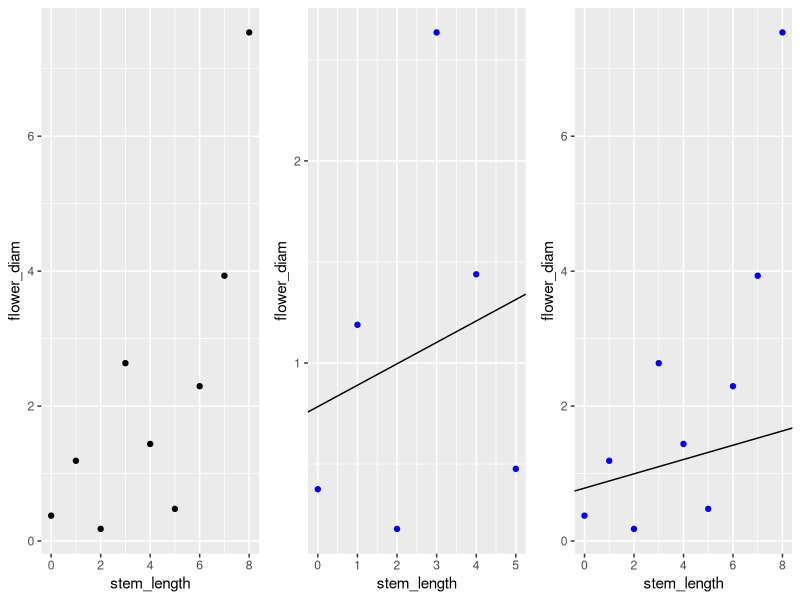

Write R code to recreate this figure.
## ---- chunk 1
library(gridExtra)
library(kableExtra)
library(dplyr)
library(ggplot2)
## ---- chunk 2
## Make table

df<- cbind(1:3)

colnames(df) <- c("Description")
rownames(df) <- c("Noncoverage", "Total Nonresponse", "Item Nonresponse")

df[,1] <- c("An element in the target population is not included", "A sampled element does not participate in the survey", "A responder fails gives insatisfactory responses")

knitr::kable(df, caption = "Types of missingess")
## ---- chunk 3
# Example 1: what happens when systematic bias is ignored, and missing values are dropped
## Should be using "gridExtra" package here
set.seed(1)

stem_length <- seq(0, 8)
noise <- rnorm(9, 1, 1)

flower_diam <- exp(stem_length)/500 + noise

#plot(stem_length, flower_diam)
comb <- as_data_frame(cbind(stem_length, flower_diam))
a0 <- ggplot(data = comb, aes(x = stem_length, y = flower_diam)) + geom_point()

df <- as_data_frame(cbind(stem_length, flower_diam))

drop_stem_length <- stem_length[1:6]
drop_flower_diam <- flower_diam[1:6]
lin <- lm(drop_flower_diam~drop_stem_length, data = df)

a1 <- ggplot(data = df[1:6,], aes(x=stem_length, y=flower_diam)) + 
  geom_point(color = 'blue') + 
  geom_abline(slope = lin$coefficients[2], intercept = lin$coefficients[1])

a2 <- ggplot(data = df, aes(x=stem_length, y=flower_diam)) + 
  geom_point(color = 'blue') + 
  geom_abline(slope = lin$coefficients[2], intercept = lin$coefficients[1])

grid.arrange(a0, a1, a2, ncol=3)
